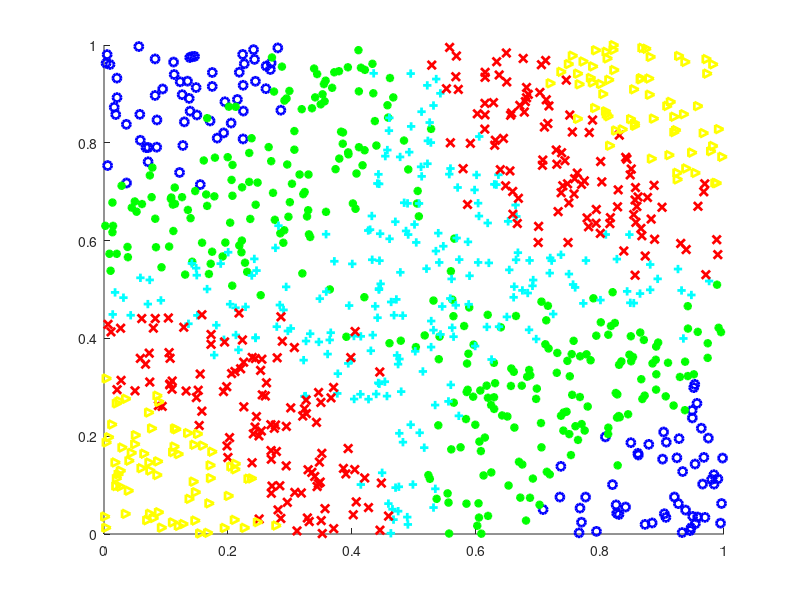

This figure's MATLAB source: (Note: this script raises an error after producing the figure.)
function [] = myProject01()
	close all;

    addpath('libsvm-3.22/windows');
%     rmpath('libsvm-3.22/windows');
%     rmpath('libsvm-3.14/windows');
    
    data = dlmread('testData.txt', ';');
	size(data)
	trainSetClass = data(:,end);
	trainSetFeatures = data(:,1:end-1);
	K = length(unique(trainSetClass));
    
    figure;
    hold on;
    line= ['ob'; '*g'; '+c'; 'xr'; '>y'];
    for k=1:K
        idx = find (trainSetClass == k);
        plot (trainSetFeatures(idx,1),trainSetFeatures(idx,2),  line(k,:), 'LineWidth', 2);
    end
    hold off;

    disp('Discriminant analysis')
    prediction_Bayes = classify(trainSetFeatures, trainSetFeatures, trainSetClass, 'linear', 'empirical');
    misclassificationRate= sum(abs(prediction_Bayes~=trainSetClass))/length(trainSetClass)
    
    xfeatures = [trainSetFeatures trainSetFeatures(:,1).*trainSetFeatures(:,2)];
    B = mnrfit(xfeatures,trainSetClass);
    pihat = mnrval(B,xfeatures);
    [~, prediction_Bayes] = max(pihat,[],2);
%    prediction_Bayes = classify([trainSetFeatures trainSetFeatures(:,1).*trainSetFeatures(:,2)], [trainSetFeatures trainSetFeatures(:,1).*trainSetFeatures(:,2)], trainSetClass, 'linear', 'empirical');
    misclassificationRate= sum(abs(prediction_Bayes~=trainSetClass))/length(trainSetClass)
    

    
	disp('kNN')
% 	prediction_kNN = knnclassify(trainSetFeatures, trainSetFeatures, trainSetClass, 1);
    prediction_kNN = knnClassifier(trainSetFeatures, trainSetFeatures, trainSetClass, 3);
    misclassificationRate= sum(prediction_kNN~=trainSetClass)/length(trainSetClass)

    disp('LIBSVM')
	configStr = sprintf('-s 0 -t 1 -d 2 -r 1 -g 1 -c 100');
	net = svmtrain(trainSetClass, trainSetFeatures, configStr);
   	testSetClass = ones(size(trainSetFeatures,1), 1); %libSVM needs but does not really uses 
	[prediction_SVM] = svmpredict (testSetClass, trainSetFeatures, net);
	misclassificationRate= sum(prediction_SVM~=trainSetClass)/length(trainSetClass)
    
    
return